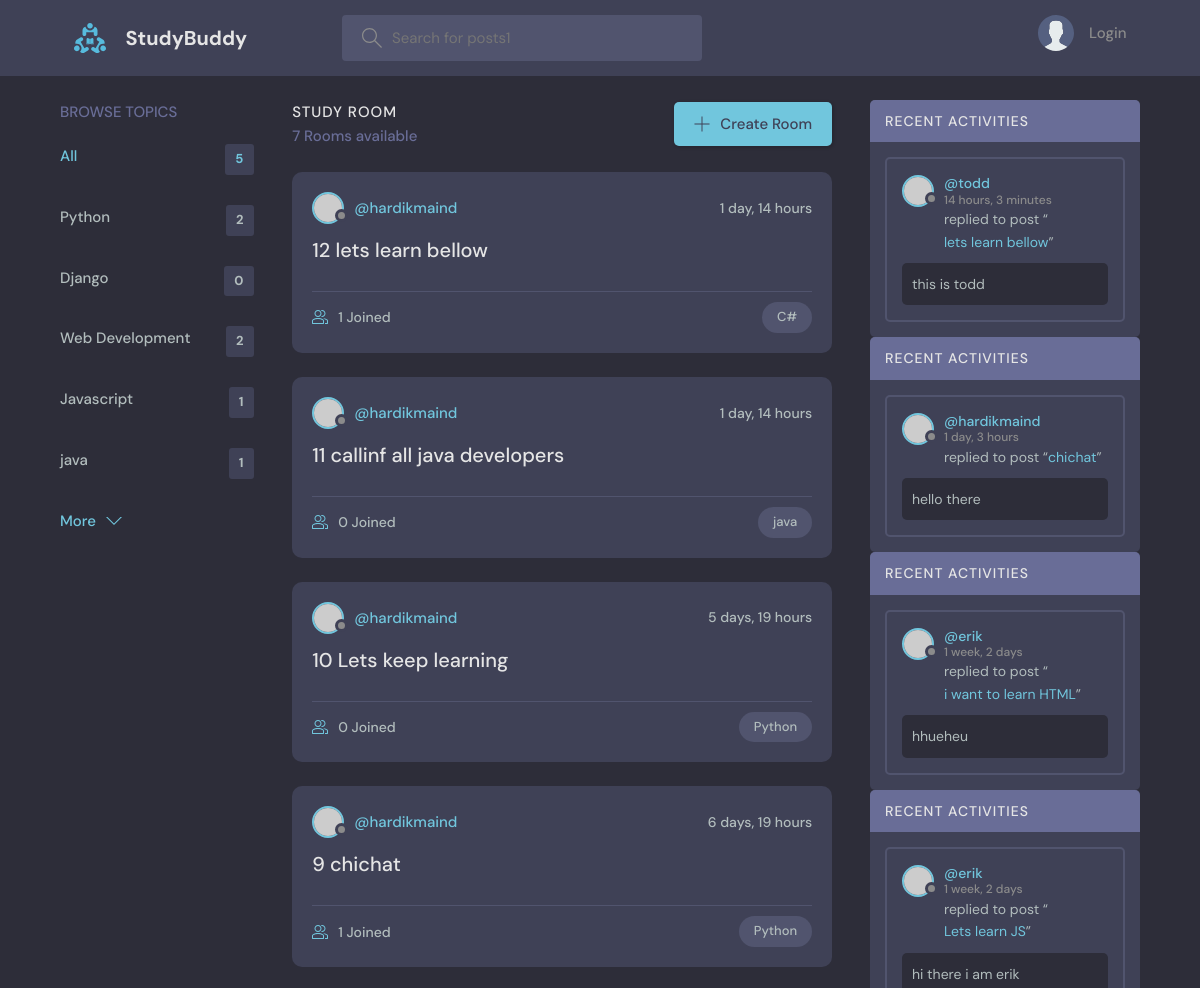
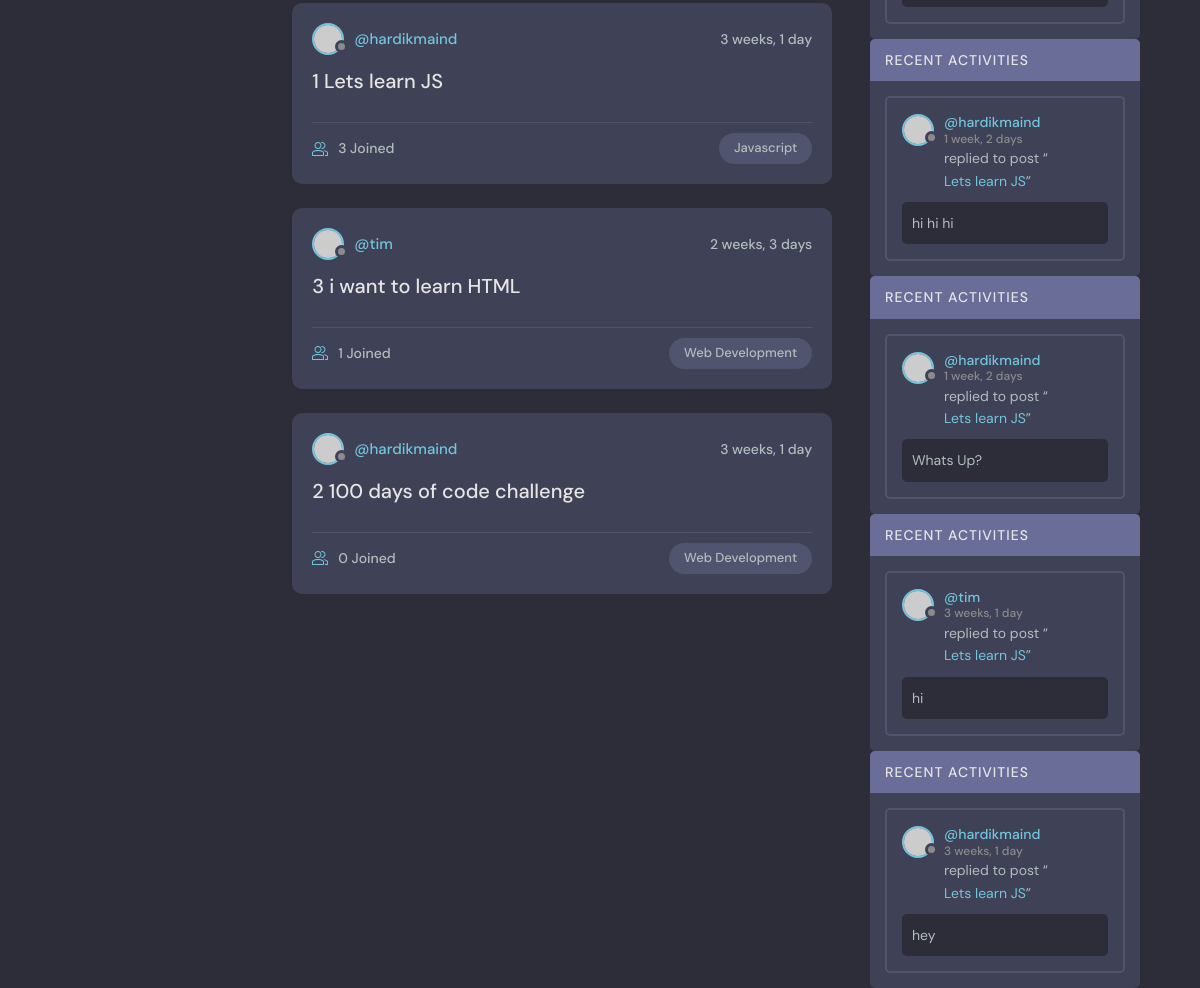
The page / on the database its author committed (2 pictures, top to bottom).
### base/models.py (models this page shows, shortened)
class Topic(models.Model):
    name = models.CharField(max_length=200)

class Room(models.Model):
    host = models.ForeignKey(User, null=True, on_delete=models.SET_NULL)
    name = models.CharField(max_length=200)
    description = models.TextField(null=True, blank=True)
    participants = models.ManyToManyField(User,related_name='participants', blank=True)
    updated = models.DateTimeField(auto_now=True)
    created = models.DateTimeField(auto_now_add=True)
    topic = models.ForeignKey(Topic, null=True, on_delete=models.SET_NULL)
    class Meta:
        ordering = ['-updated', '-created']
    def __str__(self):
        return self.name

class Message(models.Model):
    user = models.ForeignKey(User, on_delete=models.CASCADE)
    room = models.ForeignKey(Room, on_delete=models.CASCADE)
    body = models.TextField()
    updated = models.DateTimeField(auto_now=True)
    created = models.DateTimeField(auto_now_add=True)
    class Meta:
        ordering = ['-updated', '-created']

### base/views.py (the view)
# urls.py: path('', views.home,name="home"),   #when the user goes to the home page, the home function is called..which is in the views.py file
def home(request):
    q = request.GET.get('q') if request.GET.get('q') != None else ''
    rooms = Room.objects.filter(Q(topic__name__icontains=q) | Q(
        name__icontains=q) | Q(description__icontains=q))
    room_count = rooms.count()
    room_message = Message.objects.filter(Q(room__topic__name__icontains=q))
    topics = Topic.objects.all()[0:5]
    context = {'rooms': rooms, 'topics': topics,
               'room_count': room_count, 'room_messages': room_message}
    return render(request, 'base/home.html', context)

### base/templates/base/home.html (shortened to what this page needs)
{% extends 'main.html' %}
{% block content %}
<main class="layout layout--3">
  <div class="container">
    {%include 'base/topic_component.html' %}
    <div class="roomList">
      <div class="roomList__header">
        <div>
          <h2>Study Room</h2>
          <p>{{room_count}} Rooms available</p>
        </div>
        <a class="btn btn--main" href="{% url 'create-room' %}">
          <svg
            version="1.1"
            xmlns="http://www.w3.org/2000/svg"
            width="32"
            height="32"
            viewBox="0 0 32 32"
          >
            <title>add</title>
            <path
              d="M16.943 0.943h-1.885v14.115h-14.115v1.885h14.115v14.115h1.885v-14.115h14.115v-1.885h-14.115v-14.115z"
            ></path>
          </svg>
          Create Room
        </a>
      </div>
     {%include 'base/feed_component.html' %}
    </div>
    {% include 'base/activity_component.html' %}
  </div>
</main>
{% endblock content %}

### base/templates/base/topic_component.html
<div class="topics">
  <div class="topics__header">
    <h2>Browse Topics</h2>
  </div>
  <ul class="topics__list">
    <li>
      <a href="{% url 'home'%}" class="active">All <span>{{topics.count}}</span></a>
    </li>
    {% for x in topics %}
    <li>
      <a href="{% url 'home' %}?q={{x.name}}"> {{x.name}} <span>{{x.room_set.all.count}}</span></a>
    </li>
    {%endfor%}
  </ul>
  <a class="btn btn--link" href="{% url 'topics' %}">
    More
    <svg
      version="1.1"
      xmlns="http://www.w3.org/2000/svg"
      width="32"
      height="32"
      viewBox="0 0 32 32"
    >
      <title>chevron-down</title>
      <path d="M16 21l-13-13h-3l16 16 16-16h-3l-13 13z"></path>
    </svg>
  </a>
</div>

### base/templates/base/feed_component.html (shortened to what this page needs)
{% for room in rooms %}
<div class="roomListRoom">
  <div class="roomListRoom__header">
    <a href="{% url 'user-profile' room.host.id %}" class="roomListRoom__author">
      <div class="avatar avatar--small">
        <img src="https://randomuser.me/api/portraits/women/11.jpg" />
      </div>
      <span>@{{room.host.username}}</span>
    </a>
    <div class="roomListRoom__actions">
      <span>{{room.created|timesince }}</span>
    </div>
  </div>
  <div class="roomListRoom__content">
    <a href="{% url 'room' room.id %}"> {{room.id}}    {{room.name}}</a>
  </div>
  <div class="roomListRoom__meta">
    <a href="{% url 'room' room.id %}" class="roomListRoom__joined">
      {{room.participants.all.count}} Joined
    </a>
    <p class="roomListRoom__topic">{{room.topic.name}}</p>
  </div>
</div>
{% endfor %}

### base/templates/base/activity_component.html (shortened to what this page needs)
<div>
{% for x in room_messages %}
<div class="activities">
  <div class="activities__header">
    <h2>Recent Activities</h2>
  </div>
  <div class="activities__box">
    <div class="activities__boxHeader roomListRoom__header">
      <a href="{% url 'user-profile' x.user.id %}" class="roomListRoom__author">
        <div class="avatar avatar--small">
          <img src="https://randomuser.me/api/portraits/women/11.jpg" />
        </div>
        <p>
          @{{x.user}}
          <span>{{x.created|timesince}}</span>
        </p>
      </a>
    </div>
    <div class="activities__boxContent">
      <p>
        replied to post “<a href="{%url 'room' x.room.id %}">{{x.room}}</a>”
      </p>
      <div class="activities__boxRoomContent">
        {{x.body}}
      </div>
    </div>
  </div>
</div>
{% endfor %}
</div>

### rows shown on the page
Topic: name "Python", room_set.all.count "2"
Topic: name "Django", room_set.all.count "0"
Topic: name "Web Development", room_set.all.count "2"
Topic: name "Javascript", room_set.all.count "1"
Topic: name "java", room_set.all.count "1"
Room: host.username "hardikmaind", created "1 day, 14 hours", id "12", name "lets learn bellow", participants.all.count "1", topic.name "C#"
Room: host.username "hardikmaind", created "1 day, 14 hours", id "11", name "callinf all java developers", participants.all.count "0", topic.name "java"
Room: host.username "hardikmaind", created "5 days, 19 hours", id "10", name "Lets keep learning", participants.all.count "0", topic.name "Python"
Room: host.username "hardikmaind", created "6 days, 19 hours", id "9", name "chichat", participants.all.count "1", topic.name "Python"
Room: host.username "hardikmaind", created "3 weeks, 1 day", id "1", name "Lets learn JS", participants.all.count "3", topic.name "Javascript"
Room: host.username "tim", created "2 weeks, 3 days", id "3", name "i want to learn HTML", participants.all.count "1", topic.name "Web Development"
Room: host.username "hardikmaind", created "3 weeks, 1 day", id "2", name "100 days of code challenge", participants.all.count "0", topic.name "Web Development"
Message: user "todd", created "14 hours, 3 minutes", room "lets learn bellow", body "this is todd"
Message: user "hardikmaind", created "1 day, 3 hours", room "chichat", body "hello there"
Message: user "erik", created "1 week, 2 days", room "i want to learn HTML", body "hhueheu"
Message: user "erik", created "1 week, 2 days", room "Lets learn JS", body "hi there i am erik"
Message: user "hardikmaind", created "1 week, 2 days", room "Lets learn JS", body "hi hi hi"
Message: user "hardikmaind", created "1 week, 2 days", room "Lets learn JS", body "Whats Up?"
Message: user "tim", created "3 weeks, 1 day", room "Lets learn JS", body "hi"
Message: user "hardikmaind", created "3 weeks, 1 day", room "Lets learn JS", body "hey"

### other values the page prints
{{ topics.count }} "5"
{{ room_count }} "7"
